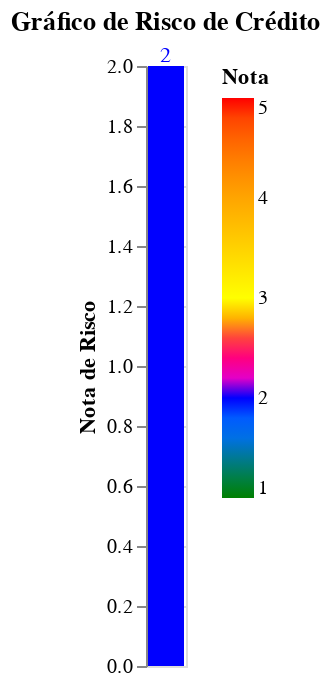

Notebook code for this chart:
### Code cell
def main():
    """
    Função principal para executar o sistema de análise de crédito.
    """
    data_de_hoje = date.today().strftime("%d/%m/%Y")
    print("🚀 Iniciando o Sistema de Análise de Crédito 🚀")

    # --- Obter informações da empresa ---
    opcao = input("❓ Deseja buscar informações da empresa pelo nome/CNPJ (1) ou fornecer as informações manualmente (2)? Digite 1 ou 2: ")
    if opcao == "1":
        nome_ou_cnpj = input("Digite o Nome ou CNPJ da empresa: ")
        info_empresa = buscar_info_empresa(nome_ou_cnpj)
        print("\n--- 📝 Resultado da Busca de Informações da Empresa ---\n")
        display(to_markdown(info_empresa))
        print("--------------------------------------------------------------")
        # Converter a string para dicionário
        info_empresa_dict = {}
        for linha in info_empresa.split('\n'):
            if ":" in linha:
                chave, valor = linha.split(":", 1)
                info_empresa_dict[chave.strip().lower().replace(" ", "_")] = valor.strip()
    elif opcao == "2":
        info_empresa_dict = coletar_informacoes_manuais()
    else:
        print("Opção inválida. Encerrando o programa.")
        return

      # --- Avaliar o risco de crédito ---
    avaliacao_risco_str = avaliar_risco_credito(info_empresa_dict)
    partes = avaliacao_risco_str.split('\n')
    avaliacao_risco = partes[0].split(': ')[1]
    justificativa_risco = partes[1].split(': ')[1]
    avaliacao_risco = int(avaliacao_risco) # Converter avaliacao_risco para int
    print("\n--- 📝 Resultado da Avaliação de Risco de Crédito ---\n")
    print(f"Nota de Risco: {avaliacao_risco}")
    print(f"Justificativa: {justificativa_risco}")
    print("--------------------------------------------------------------")

    # --- Gerar o relatório de crédito ---
    nome_empresa = info_empresa_dict.get('nome_empresa', 'Nome da Empresa Não Informado')
    relatorio_credito = gerar_relatorio_credito(nome_empresa, avaliacao_risco, justificativa_risco, info_empresa_dict)
    print("\n--- 📝 Relatório de Crédito ---\n")
    display(to_markdown(relatorio_credito))
    print("--------------------------------------------------------------")

    # --- Gerar o gráfico de risco ---
    grafico_risco = gerar_grafico_risco(avaliacao_risco)
    print("\n--- 📊 Gráfico de Risco de Crédito ---\n")
    display(grafico_risco) # Exibe o gráfico no Colab
    print("--------------------------------------------------------------")

if __name__ == "__main__":
    main()

### Figure 1 — Vega-Lite specification as saved in the notebook (floating-point values rounded to 4 significant figures)
{"config": {"view": {"continuousWidth": 300, "continuousHeight": 300}}, "layer": [{"mark": {"type": "bar"}, "encoding": {"color": {"field": "Nota", "scale": {"domain": [1, 2, 3, 4, 5], "range": ["green", "blue", "yellow", "orange", "red"]}, "type": "quantitative"}, "tooltip": [{"field": "Nota", "type": "quantitative"}], "x": {"axis": null, "field": "Risco", "type": "nominal"}, "y": {"field": "Nota", "title": "Nota de Risco", "type": "quantitative"}}, "title": "Gráfico de Risco de Crédito"}, {"mark": {"type": "text", "align": "center", "baseline": "middle", "dy": -5}, "encoding": {"color": {"field": "Nota", "scale": {"domain": [1, 2, 3, 4, 5], "range": ["green", "blue", "yellow", "orange", "red"]}, "type": "quantitative"}, "text": {"field": "Nota", "type": "quantitative"}, "tooltip": [{"field": "Nota", "type": "quantitative"}], "x": {"axis": null, "field": "Risco", "type": "nominal"}, "y": {"field": "Nota", "title": "Nota de Risco", "type": "quantitative"}}, "title": "Gráfico de Risco de Crédito"}], "data": {"name": "data-68eff0a65e8fe80b35e7d5217c7bd71a"}, "$schema": "https://vega.github.io/schema/vega-lite/v5.20.1.json", "datasets": {"data-68eff0a65e8fe80b35e7d5217c7bd71a": [{"Risco": "Risco", "Nota": 2}]}}
